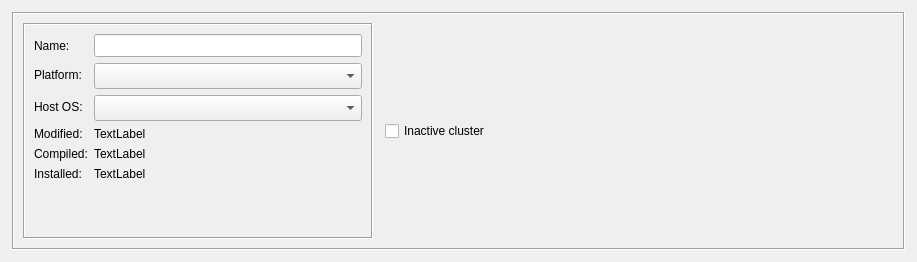
<?xml version="1.0" encoding="UTF-8"?>
<ui version="4.0">
 <class>ClusterDialog_q</class>
 <widget class="QWidget" name="ClusterDialog_q">
  <property name="enabled">
   <bool>true</bool>
  </property>
  <property name="geometry">
   <rect>
    <x>0</x>
    <y>0</y>
    <width>917</width>
    <height>262</height>
   </rect>
  </property>
  <property name="sizePolicy">
   <sizepolicy hsizetype="Preferred" vsizetype="MinimumExpanding">
    <horstretch>0</horstretch>
    <verstretch>0</verstretch>
   </sizepolicy>
  </property>
  <property name="windowTitle">
   <string>Cluster</string>
  </property>
  <layout class="QGridLayout" name="gridLayout">
   <property name="margin">
    <number>12</number>
   </property>
   <item row="0" column="0">
    <widget class="QFrame" name="frame20">
     <property name="frameShape">
      <enum>QFrame::Box</enum>
     </property>
     <property name="frameShadow">
      <enum>QFrame::Sunken</enum>
     </property>
     <layout class="QHBoxLayout" name="horizontalLayout">
      <property name="spacing">
       <number>12</number>
      </property>
      <item>
       <widget class="QFrame" name="frame7_2">
        <property name="sizePolicy">
         <sizepolicy hsizetype="Fixed" vsizetype="Preferred">
          <horstretch>0</horstretch>
          <verstretch>0</verstretch>
         </sizepolicy>
        </property>
        <property name="minimumSize">
         <size>
          <width>350</width>
          <height>0</height>
         </size>
        </property>
        <property name="maximumSize">
         <size>
          <width>350</width>
          <height>16777215</height>
         </size>
        </property>
        <property name="frameShape">
         <enum>QFrame::Box</enum>
        </property>
        <property name="frameShadow">
         <enum>QFrame::Sunken</enum>
        </property>
        <layout class="QFormLayout" name="formLayout">
         <item row="0" column="0">
          <widget class="QLabel" name="textLabel1_4_2">
           <property name="sizePolicy">
            <sizepolicy hsizetype="Minimum" vsizetype="Preferred">
             <horstretch>0</horstretch>
             <verstretch>0</verstretch>
            </sizepolicy>
           </property>
           <property name="maximumSize">
            <size>
             <width>32767</width>
             <height>32767</height>
            </size>
           </property>
           <property name="text">
            <string>Name:</string>
           </property>
           <property name="wordWrap">
            <bool>false</bool>
           </property>
          </widget>
         </item>
         <item row="0" column="1">
          <widget class="QLineEdit" name="obj_name">
           <property name="sizePolicy">
            <sizepolicy hsizetype="Preferred" vsizetype="Fixed">
             <horstretch>1</horstretch>
             <verstretch>0</verstretch>
            </sizepolicy>
           </property>
           <property name="minimumSize">
            <size>
             <width>200</width>
             <height>23</height>
            </size>
           </property>
          </widget>
         </item>
         <item row="1" column="0">
          <widget class="QLabel" name="textLabel1_3_2_2">
           <property name="sizePolicy">
            <sizepolicy hsizetype="Minimum" vsizetype="Preferred">
             <horstretch>0</horstretch>
             <verstretch>0</verstretch>
            </sizepolicy>
           </property>
           <property name="maximumSize">
            <size>
             <width>32767</width>
             <height>32767</height>
            </size>
           </property>
           <property name="text">
            <string>Platform:</string>
           </property>
           <property name="wordWrap">
            <bool>false</bool>
           </property>
          </widget>
         </item>
         <item row="1" column="1">
          <widget class="QComboBox" name="platform">
           <property name="sizePolicy">
            <sizepolicy hsizetype="Minimum" vsizetype="Fixed">
             <horstretch>0</horstretch>
             <verstretch>0</verstretch>
            </sizepolicy>
           </property>
           <property name="minimumSize">
            <size>
             <width>0</width>
             <height>26</height>
            </size>
           </property>
          </widget>
         </item>
         <item row="2" column="0">
          <widget class="QLabel" name="textLabel2_3_2_2">
           <property name="sizePolicy">
            <sizepolicy hsizetype="Minimum" vsizetype="Preferred">
             <horstretch>0</horstretch>
             <verstretch>0</verstretch>
            </sizepolicy>
           </property>
           <property name="maximumSize">
            <size>
             <width>32767</width>
             <height>32767</height>
            </size>
           </property>
           <property name="text">
            <string>Host OS:</string>
           </property>
           <property name="wordWrap">
            <bool>false</bool>
           </property>
          </widget>
         </item>
         <item row="2" column="1">
          <widget class="QComboBox" name="hostOS">
           <property name="sizePolicy">
            <sizepolicy hsizetype="Minimum" vsizetype="Fixed">
             <horstretch>0</horstretch>
             <verstretch>0</verstretch>
            </sizepolicy>
           </property>
           <property name="minimumSize">
            <size>
             <width>0</width>
             <height>26</height>
            </size>
           </property>
          </widget>
         </item>
         <item row="3" column="0">
          <widget class="QLabel" name="label">
           <property name="text">
            <string>Modified:</string>
           </property>
          </widget>
         </item>
         <item row="3" column="1">
          <widget class="QLabel" name="last_modified">
           <property name="sizePolicy">
            <sizepolicy hsizetype="Expanding" vsizetype="Preferred">
             <horstretch>0</horstretch>
             <verstretch>0</verstretch>
            </sizepolicy>
           </property>
           <property name="text">
            <string>TextLabel</string>
           </property>
          </widget>
         </item>
         <item row="4" column="0">
          <widget class="QLabel" name="label_2">
           <property name="text">
            <string>Compiled:</string>
           </property>
          </widget>
         </item>
         <item row="4" column="1">
          <widget class="QLabel" name="last_compiled">
           <property name="sizePolicy">
            <sizepolicy hsizetype="Expanding" vsizetype="Preferred">
             <horstretch>0</horstretch>
             <verstretch>0</verstretch>
            </sizepolicy>
           </property>
           <property name="text">
            <string>TextLabel</string>
           </property>
          </widget>
         </item>
         <item row="5" column="0">
          <widget class="QLabel" name="label_3">
           <property name="text">
            <string>Installed:</string>
           </property>
          </widget>
         </item>
         <item row="5" column="1">
          <widget class="QLabel" name="last_installed">
           <property name="sizePolicy">
            <sizepolicy hsizetype="Expanding" vsizetype="Preferred">
             <horstretch>0</horstretch>
             <verstretch>0</verstretch>
            </sizepolicy>
           </property>
           <property name="text">
            <string>TextLabel</string>
           </property>
          </widget>
         </item>
        </layout>
       </widget>
      </item>
      <item>
       <widget class="QCheckBox" name="inactive">
        <property name="sizePolicy">
         <sizepolicy hsizetype="Fixed" vsizetype="Fixed">
          <horstretch>0</horstretch>
          <verstretch>0</verstretch>
         </sizepolicy>
        </property>
        <property name="minimumSize">
         <size>
          <width>215</width>
          <height>0</height>
         </size>
        </property>
        <property name="maximumSize">
         <size>
          <width>215</width>
          <height>16777215</height>
         </size>
        </property>
        <property name="toolTip">
         <string>Skip this firewall for batch compile and install operations</string>
        </property>
        <property name="text">
         <string>Inactive cluster</string>
        </property>
       </widget>
      </item>
      <item>
       <widget class="CommentKeywords" name="commentKeywords" native="true">
        <property name="sizePolicy">
         <sizepolicy hsizetype="Expanding" vsizetype="Expanding">
          <horstretch>0</horstretch>
          <verstretch>0</verstretch>
         </sizepolicy>
        </property>
       </widget>
      </item>
     </layout>
    </widget>
   </item>
  </layout>
 </widget>
 <customwidgets>
  <customwidget>
   <class>CommentKeywords</class>
   <extends>QWidget</extends>
   <header>CommentKeywords.h</header>
   <container>1</container>
  </customwidget>
 </customwidgets>
 <tabstops>
  <tabstop>obj_name</tabstop>
  <tabstop>platform</tabstop>
  <tabstop>hostOS</tabstop>
  <tabstop>inactive</tabstop>
 </tabstops>
 <resources>
  <include location="MainRes.qrc"/>
 </resources>
 <connections>
  <connection>
   <sender>platform</sender>
   <signal>activated(int)</signal>
   <receiver>ClusterDialog_q</receiver>
   <slot>platformChanged()</slot>
   <hints>
    <hint type="sourcelabel">
     <x>20</x>
     <y>20</y>
    </hint>
    <hint type="destinationlabel">
     <x>20</x>
     <y>20</y>
    </hint>
   </hints>
  </connection>
  <connection>
   <sender>hostOS</sender>
   <signal>activated(QString)</signal>
   <receiver>ClusterDialog_q</receiver>
   <slot>hostOSChanged()</slot>
   <hints>
    <hint type="sourcelabel">
     <x>20</x>
     <y>20</y>
    </hint>
    <hint type="destinationlabel">
     <x>20</x>
     <y>20</y>
    </hint>
   </hints>
  </connection>
 </connections>
 <slots>
  <slot>changed()</slot>
  <slot>platformChanged()</slot>
  <slot>hostOSChanged()</slot>
 </slots>
</ui>
